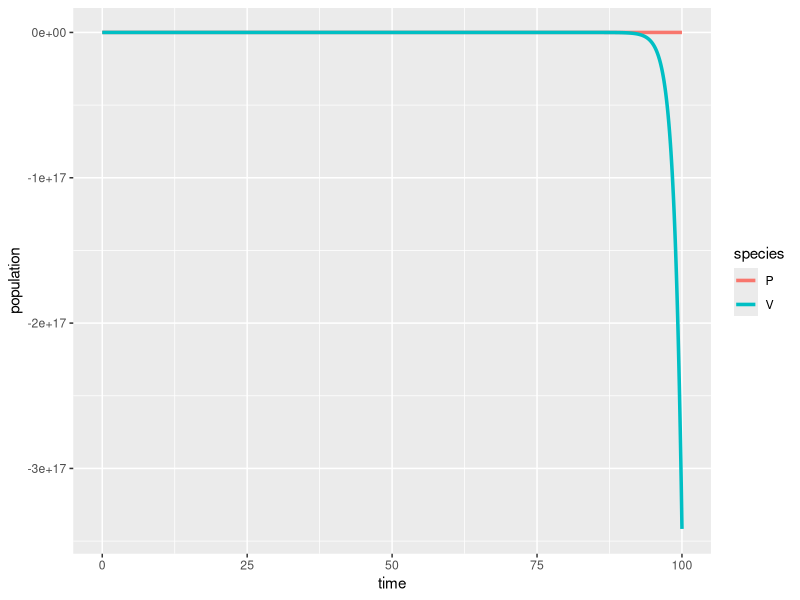

Reproduce this figure in R.
## ---- chunk 1
#| message: false
#| warning: false
# load libraries ----
library(tidyverse)
library(deSolve)

## ---- chunk 2
# Create a sequence of times (days) ----
time <- seq(from = 0, to = 100, by = 0.05)

# Set some parameter values (these can change - keep it in mind) ----
parameters <- c(r = .75, alpha = 0.8, beta = 0.5, q = 1)

# Set the initial condition (prey and predator populations at t = 0) ----
# Recall: V = prey, P = predator
init_cond <- c(V = 100, P = 4)

# Prepare the series of differential equations as a function ----
lv_equations <- function(time, init_cond, parameters) {
  with(as.list(c(init_cond, parameters)), {
    dVdt = r * V - alpha * V * P
    dPdt = beta * V * P - q * P
    return(list(c(dVdt, dPdt)))
  })
}

# Find the approximate the solution using `deSolve::ode()` ----
approx_lv <- ode(y = init_cond, times = time, func = lv_equations, parms = parameters)

# Check the class ----
class(approx_lv)

# We really want this to be a data frame, AND we want both prey (V) and predator (P) to be in the same column -- we'll learn why in EDS 221 (tidy data) ----
approx_lk_df <- data.frame(approx_lv) |> 
  pivot_longer(cols = c(V, P), names_to = "species", values_to = "population")

# Plot it ----
ggplot(data = approx_lk_df, aes(x = time, y = population)) +
  geom_line(aes(color = species), linewidth = 1.2)
